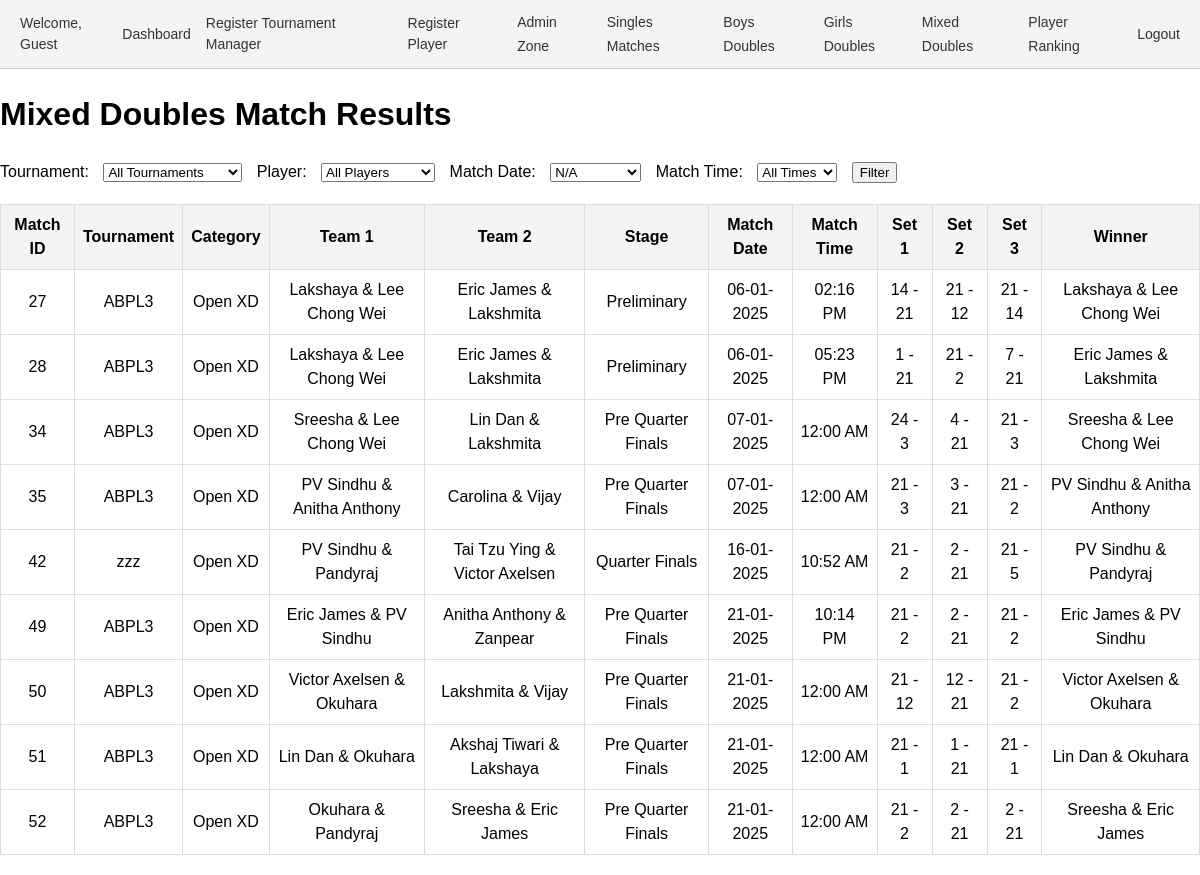
Before: /results_xd.php with the older database file.
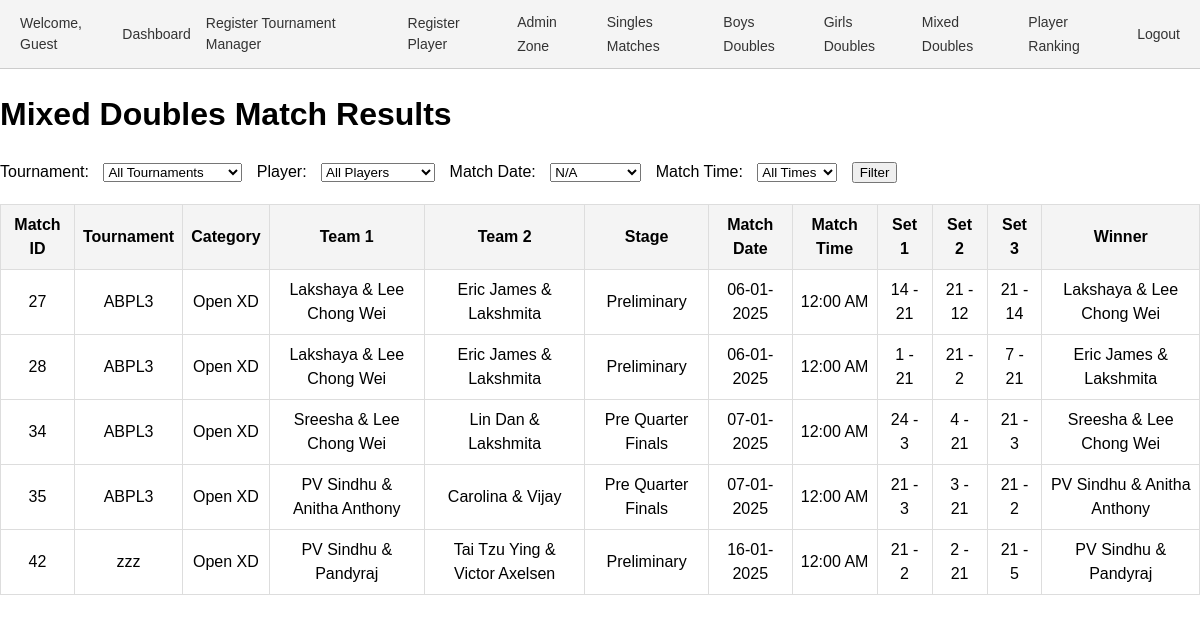
After: the same page with the newer database file.
### tables this page shows
CREATE TABLE `matches` (
  `id` int(11) NOT NULL,
  `tournament_id` int(11) NOT NULL,
  `category_id` int(11) NOT NULL,
  `pool` enum('A','B') DEFAULT NULL,
  `player1_id` int(11) DEFAULT NULL,
  `player2_id` int(11) DEFAULT NULL,
  `pre_quarter` tinyint(1) DEFAULT 0,
  `quarter` tinyint(1) DEFAULT 0,
  `semi` tinyint(1) DEFAULT 0,
  `final` tinyint(1) DEFAULT 0,
  `set1_player1_points` int(11) DEFAULT 0,
  `set1_player2_points` int(11) DEFAULT 0,
  `set2_player1_points` int(11) DEFAULT 0,
  `set2_player2_points` int(11) DEFAULT 0,
  `set3_player1_points` int(11) DEFAULT 0,
  `set3_player2_points` int(11) DEFAULT 0,
  `created_by` int(11) DEFAULT NULL,
  `moderated_by` int(11) DEFAULT NULL,
  `stage` enum('Pre Quarter Finals','Quarter Finals','Semifinals','Finals','Preliminary') NOT NULL,
  `match_date` date DEFAULT NULL,
  `match_time` time DEFAULT NULL,
  `team1_player1_id` int(11) NOT NULL DEFAULT 0,
  `team1_player2_id` int(11) NOT NULL DEFAULT 0,
  `team2_player1_id` int(11) DEFAULT 0,
  `team2_player2_id` int(11) DEFAULT 0,
  `set1_team1_points` int(11) NOT NULL DEFAULT 0,
  `set1_team2_points` int(11) DEFAULT 0,
  `set2_team1_points` int(11) DEFAULT 0,
  `set2_team2_points` int(11) DEFAULT 0,
  `set3_team1_points` int(11) DEFAULT 0,
  `set3_team2_points` int(11) DEFAULT 0,
  `player3_id` int(11) DEFAULT NULL,
  `player4_id` int(11) DEFAULT NULL,
  `deleted_at` datetime DEFAULT NULL
);

CREATE TABLE `tournaments` (
  `id` int(11) NOT NULL,
  `name` varchar(255) NOT NULL,
  `created_by` int(11) DEFAULT NULL,
  `year` int(11) NOT NULL DEFAULT year(curdate()),
  `moderated_by` int(11) DEFAULT NULL
);

CREATE TABLE `categories` (
  `id` int(11) NOT NULL,
  `name` varchar(255) NOT NULL,
  `created_by` int(11) NOT NULL,
  `age_group` varchar(255) DEFAULT NULL,
  `sex` varchar(10) DEFAULT NULL,
  `type` enum('singles','doubles','mixed doubles') DEFAULT 'singles',
  `tournament_id` int(11) NOT NULL
);

### results_xd.php (the view, shortened to what this page needs)
<?php include 'header.php'; ?>
<?php
require_once 'conn.php';
$conn = new mysqli($servername, $username, $password, $dbname);
$match_date = $_GET['match_date'] ?? '';
$dates = $conn->query("SELECT DISTINCT match_date FROM matches ORDER BY match_date");
$query = "
    SELECT
        m.id AS match_id,
        t.name AS tournament_name,
        c.name AS category_name,
        c.type AS category_type, /* Singles, Doubles, or Mixed Doubles */
        p1.name AS team1_player1_name,
        p2.name AS team1_player2_name,
        p3.name AS team2_player1_name,
        p4.name AS team2_player2_name,
        m.stage,
        m.match_date,
        m.match_time,
        m.set1_team1_points,
        m.set1_team2_points,
        m.set2_team1_points,
        m.set2_team2_points,
        m.set3_team1_points,
        m.set3_team2_points
    FROM matches m
    INNER JOIN tournaments t ON m.tournament_id = t.id
    INNER JOIN categories c ON m.category_id = c.id
    LEFT JOIN players p1 ON m.team1_player1_id = p1.id
    LEFT JOIN players p2 ON m.team1_player2_id = p2.id
    LEFT JOIN players p3 ON m.team2_player1_id = p3.id
    LEFT JOIN players p4 ON m.team2_player2_id = p4.id
    WHERE c.type = 'mixed doubles' /* Filter only Mixed Doubles categories */
";
$query .= " ORDER BY m.id";
$result = $conn->query($query);
?>
<!DOCTYPE html>
<html lang="en">
<head>
</head>
<body>
    <h1>Mixed Doubles Match Results</h1>
    <form method="get">
        <label for="tournament_id">Tournament:</label>
        <select name="tournament_id" id="tournament_id">
            <option value="">All Tournaments</option>
        </select>
        <label for="player_id">Player:</label>
        <select name="player_id" id="player_id">
            <option value="">All Players</option>
        </select>
        <label for="match_date">Match Date:</label>
        <select name="match_date" id="match_date">
            <?php while ($row = $dates->fetch_assoc()): ?>
                <option value="<?= $row['match_date'] ?>" <?= $match_date == $row['match_date'] ? 'selected' : '' ?>>
                    <?= $row['match_date'] ? date("d-m-Y", strtotime($row['match_date'])) : 'N/A' ?>
                </option>
            <?php endwhile; ?>
        </select>
        <label for="datetime">Match Time:</label>
        <select name="datetime" id="datetime">
            <option value="">All Times</option>
        </select>
        <button type="submit">Filter</button>
    </form>
    <?php if ($result->num_rows > 0): ?>
        <table>
            <tr>
                <th>Match ID</th>
                <th>Tournament</th>
                <th>Category</th>
                <th>Team 1</th>
                <th>Team 2</th>
                <th>Stage</th>
                <th>Match Date</th>
                <th>Match Time</th>
                <th>Set 1</th>
                <th>Set 2</th>
                <th>Set 3</th>
                <th>Winner</th>
            </tr>
            <?php while ($row = $result->fetch_assoc()):
                $team1 = $row['team1_player1_name'] . " & " . $row['team1_player2_name'];
                $team2 = $row['team2_player1_name'] . " & " . $row['team2_player2_name'];
                $team1_total = $row['set1_team1_points'] + $row['set2_team1_points'] + $row['set3_team1_points'];
                $team2_total = $row['set1_team2_points'] + $row['set2_team2_points'] + $row['set3_team2_points'];
                $winner = $team1_total > $team2_total ? $team1 : ($team1_total < $team2_total ? $team2 : 'Draw');
            ?>
                <tr>
                    <td><?= $row['match_id'] ?></td>
                    <td><?= $row['tournament_name'] ?></td>
                    <td><?= $row['category_name'] ?></td>
                    <td><?= $team1 ?></td>
                    <td><?= $team2 ?></td>
                    <td><?= $row['stage'] ?></td>
                    <td><?= $row['match_date'] ? date("d-m-Y", strtotime($row['match_date'])) : 'N/A' ?></td>
                    <td><?= $row['match_time'] ? date("h:i A", strtotime($row['match_time'])) : 'N/A' ?></td>
                    <td><?= $row['set1_team1_points'] . ' - ' . $row['set1_team2_points'] ?></td>
                    <td><?= $row['set2_team1_points'] . ' - ' . $row['set2_team2_points'] ?></td>
                    <td><?= $row['set3_team1_points'] . ' - ' . $row['set3_team2_points'] ?></td>
                    <td><?= $winner ?></td>
                </tr>
            <?php endwhile; ?>
        </table>
    <?php else: ?>
        <p>No matches found for the selected filters.</p>
    <?php endif; ?>
</body>
</html>

Changed rows visible on the page:
no longer on this page (row edited): matches: id "49", tournament.name "ABPL3", category.name "Open XD", team1 "Eric James & PV Sindhu", team2 "Anitha Anthony & Zanpear", stage "Pre Quarter Finals", match_date "21-01-2025", match_time "10:14 PM", set1_team1_points "21", set1_team2_points "2", set2_team1_points "2", set2_team2_points "21", set3_team1_points "21", set3_team2_points "2", winner "Eric James & PV Sindhu"
no longer on this page (row edited): matches: id "50", tournament.name "ABPL3", category.name "Open XD", team1 "Victor Axelsen & Okuhara", team2 "Lakshmita & Vijay", stage "Pre Quarter Finals", match_date "21-01-2025", match_time "12:00 AM", set1_team1_points "21", set1_team2_points "12", set2_team1_points "12", set2_team2_points "21", set3_team1_points "21", set3_team2_points "2", winner "Victor Axelsen & Okuhara"
no longer on this page (row edited): matches: id "51", tournament.name "ABPL3", category.name "Open XD", team1 "Lin Dan & Okuhara", team2 "Akshaj Tiwari & Lakshaya", stage "Pre Quarter Finals", match_date "21-01-2025", match_time "12:00 AM", set1_team1_points "21", set1_team2_points "1", set2_team1_points "1", set2_team2_points "21", set3_team1_points "21", set3_team2_points "1", winner "Lin Dan & Okuhara"
no longer on this page (row edited): matches: id "52", tournament.name "ABPL3", category.name "Open XD", team1 "Okuhara & Pandyraj", team2 "Sreesha & Eric James", stage "Pre Quarter Finals", match_date "21-01-2025", match_time "12:00 AM", set1_team1_points "21", set1_team2_points "2", set2_team1_points "2", set2_team2_points "21", set3_team1_points "2", set3_team2_points "21", winner "Sreesha & Eric James"
changed matches id 27: match_time "02:16 PM" → "12:00 AM"
changed matches id 28: match_time "05:23 PM" → "12:00 AM"
changed matches "zzz": stage "Quarter Finals" → "Preliminary"; match_time "10:52 AM" → "12:00 AM"
